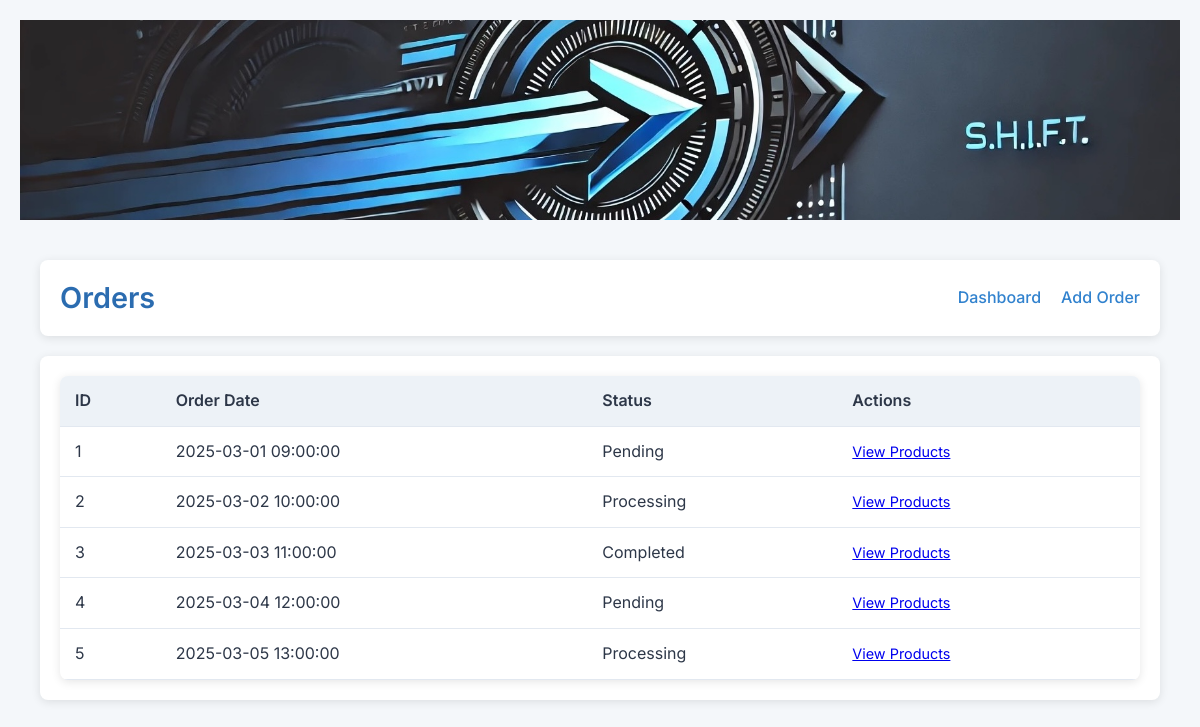
Screenshot of /orders (signed in) with the database file from the repository.
### tables this page shows
CREATE TABLE Orders (
    OrderID INTEGER PRIMARY KEY AUTOINCREMENT,
    PersonID INTEGER,  -- Customer (using Person as a stand-in for Customer)
    WarehouseID INTEGER,  -- Where the order is fulfilled from
    OrderDate TEXT,  -- Use TEXT for datetime (e.g., 'YYYY-MM-DD HH:MM:SS')
    Status TEXT,  -- e.g., 'Pending', 'Processing', 'Completed'
    FOREIGN KEY (PersonID) REFERENCES Person(PersonID),
    FOREIGN KEY (WarehouseID) REFERENCES Warehouse(WarehouseID)
);

### MVP_App/app.py (the view)
@app.route('/orders')
@login_required
def orders():
    conn = get_db_connection()
    orders = conn.execute('''
        SELECT o.OrderID, o.OrderDate, o.Status, p.FirstName || " " || p.LastName AS Customer, w.Name AS Warehouse
        FROM Orders o
        JOIN Person p ON o.PersonID = p.PersonID
        JOIN Warehouse w ON o.WarehouseID = w.WarehouseID
    ''').fetchall()
    conn.close()
    return render_template('order.html', orders=orders, user=current_user)

### MVP_App/app.py (called while the page is built)
@login_manager.user_loader
def load_user(user_id):
    conn = get_db_connection()
    user = conn.execute('SELECT UserID, Username, Role FROM Users WHERE UserID = ?', (user_id,)).fetchone()
    conn.close()
    if user:
        return User(user['UserID'], user['Username'], user['Role'])
    return None

def get_db_connection():
    try:
        conn = sqlite3.connect(DB_NAME)
        conn.row_factory = sqlite3.Row
        return conn
    except sqlite3.Error as e:
        app.logger.error(f"Database connection error: {e}")
        abort(500, description="Database connection failed")

### MVP_App/templates/order.html (shortened to what this page needs)
<!DOCTYPE html>
<html>
<head>
    <link rel="stylesheet" href="{{ url_for('static', filename='styles.css') }}">
</head>
<body>
    <header class="header-bg">
        <img src="{{ url_for('static', filename='shiftheaderlogo.jpeg') }}" alt="Shift Header Background" class="header-image">
    </header>
    <div class="container">
        <nav class="navbar">
            <div class="navbar-brand">
                <h1>Orders</h1>
            </div>
            <ul class="nav-links">
                <li><a href="{{ url_for('dashboard') }}">Dashboard</a></li>
                <li><a href="{{ url_for('add_order') }}">Add Order</a></li>
            </ul>
        </nav>
        <div class="content">
            <table class="data-table">
                <thead>
                    <tr>
                        <th>ID</th>
                        <th>Order Date</th>
                        <th>Status</th>
                        <th>Actions</th>
                    </tr>
                </thead>
                <tbody>
                    {% for order in orders %}
                        <tr>
                            <td>{{ order.OrderID }}</td>
                            <td>{{ order.OrderDate }}</td>
                            <td>{{ order.Status }}</td>
                            <td>
                                <a href="{{ url_for('view_order_products', order_id=order.OrderID) }}" class="action-link">View Products</a>
                                </td>
                        </tr>
                    {% endfor %}
                </tbody>
            </table>
        </div>
    </div>
</body>
</html>

### MVP_App/static/styles.css (style rules this page uses)
* { margin: 0; padding: 0; box-sizing: border-box; }
body { font-family: 'Inter', Arial, sans-serif; background-color: #f4f7fa; color: #2d3748; line-height: 1.6; padding: 20px; }
.header-bg { position: relative; width: 100%; height: 200px; overflow: hidden; margin-bottom: 20px; }
.header-image { width: 100%; height: 100%; object-fit: cover; }
.container { max-width: 1200px; margin: 0 auto; padding: 20px; }
.navbar { display: flex; justify-content: space-between; align-items: center; background: #ffffff; padding: 15px 20px; border-radius: 8px; box-shadow: 0 2px 10px rgba(0, 0, 0, 0.1); margin-bottom: 20px; position: relative; z-index: 1; }
.navbar-brand { display: flex; align-items: center; flex-grow: 1; }
.navbar h1 { color: #2b6cb0; font-size: 1.8rem; font-weight: 600; }
.nav-links { list-style: none; display: flex; gap: 20px; }
.nav-links li a { text-decoration: none; color: #3182ce; font-weight: 500; transition: color 0.3s ease; }
.content { background: #ffffff; padding: 20px; border-radius: 8px; box-shadow: 0 2px 10px rgba(0, 0, 0, 0.1); }
.data-table { width: 100%; border-collapse: collapse; background: #ffffff; border-radius: 8px; overflow: hidden; box-shadow: 0 2px 10px rgba(0, 0, 0, 0.1); }
.data-table th, .data-table td { padding: 12px 15px; text-align: left; border-bottom: 1px solid #e2e8f0; }
.data-table th { background-color: #edf2f7; color: #2d3748; font-weight: 600; }
.action-link { margin-right: 10px; font-size: 0.9rem; }

### rows the page displays
Orders: OrderID "1", OrderDate "2025-03-01 09:00:00", Status "Pending"
Orders: OrderID "2", OrderDate "2025-03-02 10:00:00", Status "Processing"
Orders: OrderID "3", OrderDate "2025-03-03 11:00:00", Status "Completed"
Orders: OrderID "4", OrderDate "2025-03-04 12:00:00", Status "Pending"
Orders: OrderID "5", OrderDate "2025-03-05 13:00:00", Status "Processing"
